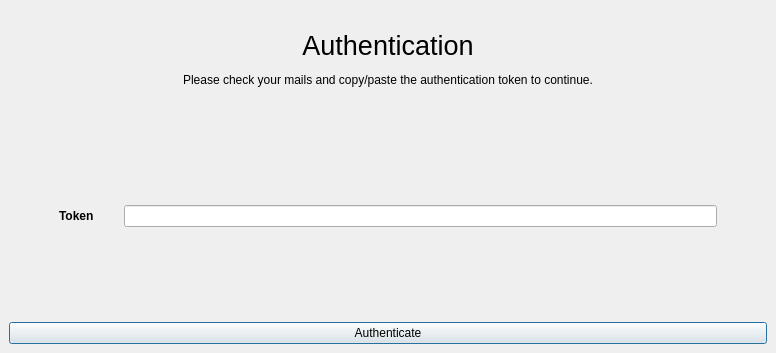
<?xml version="1.0" encoding="UTF-8"?>
<ui version="4.0">
 <class>AuthForm</class>
 <widget class="QWidget" name="AuthForm">
  <property name="enabled">
   <bool>true</bool>
  </property>
  <property name="geometry">
   <rect>
    <x>0</x>
    <y>0</y>
    <width>776</width>
    <height>353</height>
   </rect>
  </property>
  <property name="sizePolicy">
   <sizepolicy hsizetype="Preferred" vsizetype="Preferred">
    <horstretch>0</horstretch>
    <verstretch>0</verstretch>
   </sizepolicy>
  </property>
  <property name="minimumSize">
   <size>
    <width>650</width>
    <height>350</height>
   </size>
  </property>
  <property name="windowTitle">
   <string>Calculator Builder</string>
  </property>
  <layout class="QGridLayout">
   <property name="margin">
    <number>9</number>
   </property>
   <property name="spacing">
    <number>6</number>
   </property>
   <item row="0" column="0">
    <layout class="QVBoxLayout" name="verticalLayout">
     <item>
      <widget class="QLabel" name="authLabel">
       <property name="minimumSize">
        <size>
         <width>0</width>
         <height>100</height>
        </size>
       </property>
       <property name="maximumSize">
        <size>
         <width>16777215</width>
         <height>100</height>
        </size>
       </property>
       <property name="text">
        <string>&lt;html&gt;&lt;head/&gt;&lt;body&gt;&lt;p&gt;&lt;span style=&quot; font-size:20pt;&quot;&gt;Authentication&lt;/span&gt;&lt;/p&gt;&lt;p&gt;Please check your mails and copy/paste the authentication token to continue.&lt;/p&gt;&lt;/body&gt;&lt;/html&gt;</string>
       </property>
       <property name="alignment">
        <set>Qt::AlignCenter</set>
       </property>
      </widget>
     </item>
     <item>
      <layout class="QFormLayout" name="formLayout">
       <property name="fieldGrowthPolicy">
        <enum>QFormLayout::AllNonFixedFieldsGrow</enum>
       </property>
       <property name="formAlignment">
        <set>Qt::AlignLeading|Qt::AlignLeft|Qt::AlignVCenter</set>
       </property>
       <property name="horizontalSpacing">
        <number>30</number>
       </property>
       <property name="verticalSpacing">
        <number>10</number>
       </property>
       <property name="leftMargin">
        <number>50</number>
       </property>
       <property name="rightMargin">
        <number>50</number>
       </property>
       <item row="0" column="0">
        <widget class="QLabel" name="tokenLabel">
         <property name="text">
          <string>&lt;html&gt;&lt;head/&gt;&lt;body&gt;&lt;p&gt;&lt;span style=&quot; font-weight:600;&quot;&gt;Token&lt;/span&gt;&lt;/p&gt;&lt;/body&gt;&lt;/html&gt;</string>
         </property>
        </widget>
       </item>
       <item row="0" column="1">
        <widget class="QLineEdit" name="tokenField">
         <property name="autoFillBackground">
          <bool>false</bool>
         </property>
        </widget>
       </item>
      </layout>
     </item>
    </layout>
   </item>
   <item row="1" column="0">
    <widget class="QPushButton" name="authButton">
     <property name="text">
      <string>Authenticate</string>
     </property>
     <property name="autoDefault">
      <bool>false</bool>
     </property>
     <property name="default">
      <bool>true</bool>
     </property>
     <property name="flat">
      <bool>false</bool>
     </property>
    </widget>
   </item>
  </layout>
 </widget>
 <resources/>
 <connections/>
</ui>
